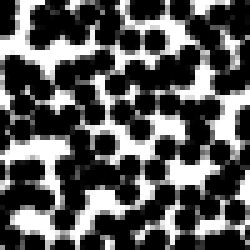
#> input picture PYTHON/ref50.bmp, 50 x 50 px (shown 5 times larger)
$ python DIC_NR_images_manual.py
#> lines starting #> are read from the running program, lines starting #| are printed output that depends on the picture
#import C_First_Order
from PIL import Image
import numpy as np
import math
from scipy.interpolate import BPoly
from scipy.interpolate import NdPPoly
import matplotlib.pyplot as plt
global subset_size
global ref_image
global Xp
global Yp
global def_interp
global def_interp_x
global def_interp_y

def DIC_NR_images(ref_img=None,def_img=None,subsetSize=None,ini_guess=None,*args,**kwargs):

    # Make sure that the subset size specified is valid (not odd at this point)
#> called with ref_img = 'ref50.bmp', def_img = 'def50.bmp', subsetSize = 7
    if (subsetSize % 2 == 0):
        raise ValueError("Subset size must be odd")

    # Prepare for trouble (load images) (default directory is current working directory) https://stackoverflow.com/questions/12201577/how-can-i-convert-an-rgb-image-into-grayscale-in-python
    ref_image = np.array(Image.open(ref_img).convert('LA')) # numpy.array
    def_image = np.array(Image.open(def_img).convert('LA')) # numpy.array
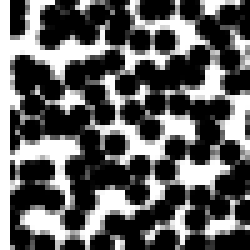
#> input picture PYTHON/def50.bmp, 50 x 50 px (shown 5 times larger)

    # Make it double
    ref_image = ref_image.astype('d') # convert to double
    def_image = def_image.astype('d') # convert to double
    print(def_image.shape)
#| (50, 50, 2)
    # Obtain the size of the reference image
    X_size, Y_size, _tmp= ref_image.shape
#> X_size = 50; Y_size = 50

    # Initialize variables
    subset_size = subsetSize
    spline_order = 6

    # Termination condition for newton-raphson iteration
    Max_num_iter = 40 # maximum number of iterations
    TOL = [0,0]
    TOL[0] = 10**(-8) # change in correlation coeffiecient
    TOL[1] = 10**(-8)/2 # change in sum of all gradients.

    '''
    condition to check that point of interest is not close to edge. Point
    must away from edge greater than half of subset adding 15 to it to have
    range of initial guess accuracy.
    '''
    Xmin = round((subset_size/2) +15) # Might need to make it 14 cuz of arrays starting at 0
    Ymin = Xmin

    Xmax = round(X_size-((subset_size/2) +15))
#> Xmax = 32
    Ymax = round(Y_size-((subset_size/2) +15))
#> Ymax = 32
    Xp = Xmin
    Yp = Ymin
    print(type(Xp))
    if ( (Xp < Xmin) or (Yp < Ymin) or (Xp > Xmax) or  (Yp > Ymax) ):
        raise ValueError('Process terminated!!! First point of centre of subset is on the edge of the image. ');

    #_____________Automatic Initial Guess_____________

    # Automatic Initial Guess
    q_0 = np.zeros_like([], shape=(6))
    q_0[0:2] = ini_guess
    range_ = 15 # Minus 1 for array starting at zero?
    u_check = np.arange((round(q_0[0]) - range_), (round(q_0[1]) + range_)+1, dtype=int)
    v_check = np.arange((round(q_0[0]) - range_), (round(q_0[1]) + range_)+1, dtype=int)

    # Define the intensities of the first reference subset
    subref = ref_image[Yp-math.floor(subset_size/2):(Yp+math.floor(subset_size/2))+1, Xp-math.floor(subset_size/2):Xp+math.floor(subset_size/2)+1,0]
    print(subref)
#| [[ 61.   0.   0. 104. 255. 255. 122.]
#|  [ 89. 104. 106. 213. 255. 252.  10.]
#|  [ 11.   0.   0.  15. 225. 252.  11.]
#|  [  0.   0.   0.   0. 143. 255. 130.]
#|  [  0.   0.   0.   0. 160. 255. 255.]
#|  [ 50.   0.   0.  46.  70. 206. 255.]
#|  [121. 147.   0.   0.   0.  21. 242.]]

    # Preallocate some matrix space
    sum_diff_sq = np.zeros((u_check.size, v_check.size))
    # Check every value of u and v and see where the best match occurs
    for iter1 in range(u_check.size):
        for iter2 in range(v_check.size):
            subdef = def_image[(Yp-math.floor(subset_size/2)+v_check[iter2]):(Yp+math.floor(subset_size/2)+v_check[iter2])+1, (Xp-math.floor(subset_size/2)+u_check[iter1]):(Xp+math.floor(subset_size/2)+u_check[iter1])+1,0]

            sum_diff_sq[iter2,iter1] = sum(sum(np.square(subref-subdef)))
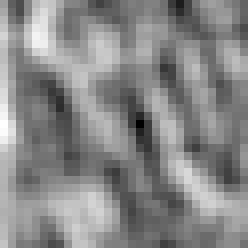
#> sum_diff_sq: shape (31, 31) float64 (shown 8 times larger); min 0, max 1991399, mean 1062296.3; drawn with min black and max white
    print(subdef)
    OFFSET1 = np.argmin(np.min(sum_diff_sq, axis=1)) # These offsets are +1 in MATLAB
#> OFFSET1 = 15
    OFFSET2 = np.argmin(np.min(sum_diff_sq, axis=0))
#> OFFSET2 = 17
    print(OFFSET1)
#| 15
    print(OFFSET2)
#| 17
    q_0[0] = u_check[OFFSET1]
    q_0[1] = u_check[OFFSET2]
    del u_check
    del v_check
    del iter1
    del iter2
    del subref
    del subdef
    del sum_diff_sq
    del OFFSET1
    del OFFSET2


    # Preallocate the matrix that holds the deformation parameter results
    DEFORMATION_PARAMETERS = np.zeros_like([], shape=(Y_size,X_size,12))

    # Set the initial guess to be the "last iteration's" solution.
    q_k = q_0[1:6]

    #_______________COMPUTATIONS________________

    # Start the timer: Track the time it takes to perform the heaviest computations
    #tic????

    #__________FIT SPLINE ONTO DEFORMED SUBSET________________________
    # Obtain the size of the reference image
    Y_size, X_size,tmp = ref_image.shape
#> tmp = 2

    # Define the deformed image's coordinates
    X_defcoord = np.arange(0,X_size, dtype=int) # Maybe zero?
#> X_defcoord = 50 values from 0 to 49
    Y_defcoord = np.arange(0,Y_size, dtype=int)
#> Y_defcoord = 50 values from 0 to 49

    #print(np.array([X_defcoord, Y_defcoord]).shape)
    # Fit the interpolating spline: g(x,y)
    #def_interp = spapi( [spline_order, spline_order], [Y_defcoord, X_defcoord], def_image[Y_defcoord,X_defcoord] )


    #test = interpolate.splrep()

#> (the run stopped early here; a loop or call above may not have finished)
